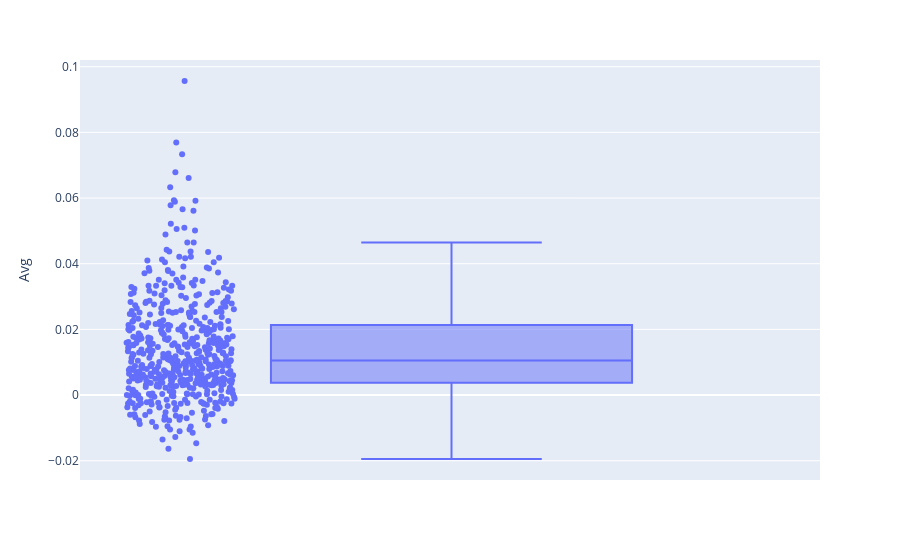

Notebook source saved alongside this figure:
### Code cell
#box plots for large deviations in perp funding and how it affects price movement

fig4 = px.box(df, y ="Avg", points="all")
fig4

### Figure 1 — Plotly figure (JSON) as saved in the notebook; plotly's stock layout.template omitted (floating-point values rounded to 4 significant figures; data arrays with more than 128 entries replaced by an {"elided": "..."} marker saying what was removed)
{"data": [{"alignmentgroup": "True", "boxpoints": "all", "hovertemplate": "Avg=%{y}<extra></extra>", "legendgroup": "", "marker": {"color": "#636efa"}, "name": "", "notched": false, "offsetgroup": "", "orientation": "v", "showlegend": false, "type": "box", "x0": " ", "xaxis": "x", "y": {"elided": "543 float values"}, "y0": " ", "yaxis": "y"}], "layout": {"boxmode": "group", "legend": {"tracegroupgap": 0}, "margin": {"t": 60}, "xaxis": {"anchor": "y", "domain": [0, 1]}, "yaxis": {"anchor": "x", "domain": [0, 1], "title": {"text": "Avg"}}}}
